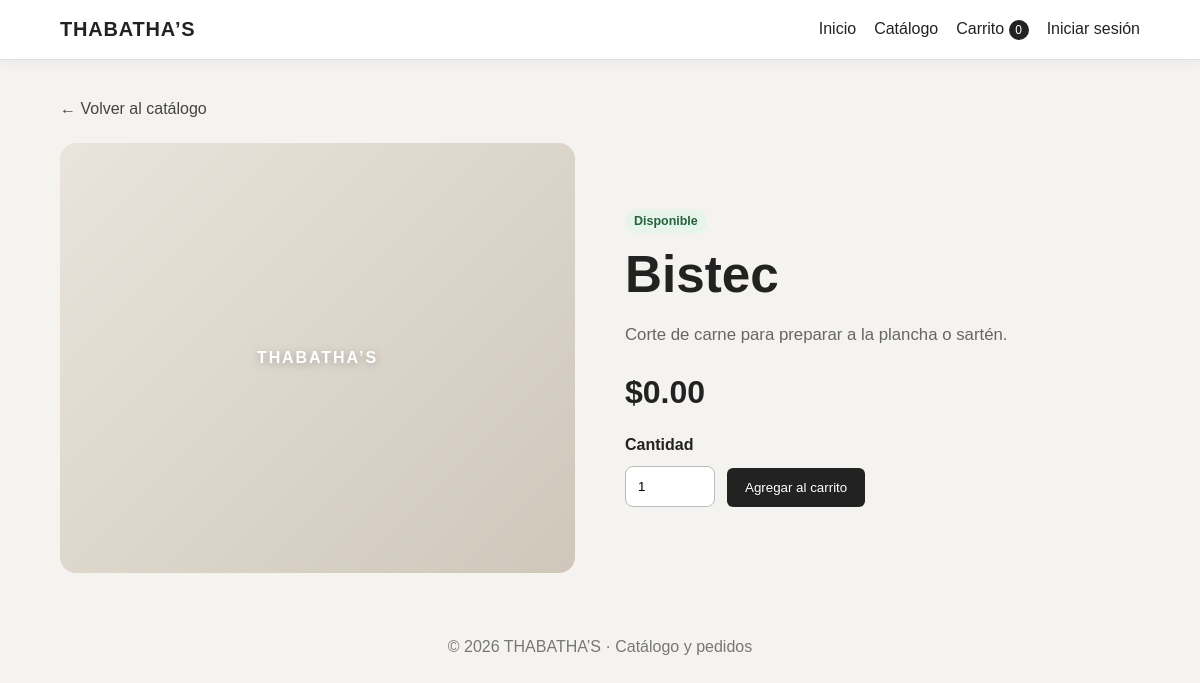
The page /producto.php?id=1 on the database its author committed.
### tables this page shows
CREATE TABLE productos (
    id INT UNSIGNED AUTO_INCREMENT PRIMARY KEY,
    nombre VARCHAR(120) NOT NULL,
    descripcion TEXT,
    precio DECIMAL(10,2) NOT NULL DEFAULT 0.00,
    imagen VARCHAR(255),
    disponible TINYINT(1) NOT NULL DEFAULT 1,
    creado_en TIMESTAMP DEFAULT CURRENT_TIMESTAMP,
    actualizado_en TIMESTAMP DEFAULT CURRENT_TIMESTAMP ON UPDATE CURRENT_TIMESTAMP
);

### includes/funciones.php (called while the page is built, shortened)
<?php
function e($value): string {
    return htmlspecialchars((string)$value, ENT_QUOTES, 'UTF-8');
}
function carritoCantidad(): int {
    return array_sum($_SESSION['carrito'] ?? []);
}

### includes/auth.php (called while the page is built, shortened)
<?php
function usuarioAutenticado(): bool {
    return isset($_SESSION['usuario']);
}

### producto.php (the view, shortened to what this page needs)
<?php
require_once __DIR__ . '/config/database.php';
require_once __DIR__ . '/includes/funciones.php';
require_once __DIR__ . '/includes/auth.php';
$id = filter_input(INPUT_GET, 'id', FILTER_VALIDATE_INT);
$stmt = $pdo->prepare('SELECT * FROM productos WHERE id = ? AND disponible = 1 LIMIT 1');
$stmt->execute([$id]);
$producto = $stmt->fetch();
?>
<!DOCTYPE html>
<html lang="es">
<head><meta charset="UTF-8"><meta name="viewport" content="width=device-width, initial-scale=1.0"><title><?= e($producto['nombre']) ?> | THABATHA’S</title><link rel="stylesheet" href="css/styles.css"></head>
<body>
<header class="site-header"><a class="brand" href="index.php">THABATHA’S</a><nav><a href="index.php">Inicio</a><a href="catalogo.php">Catálogo</a><a href="carrito.php">Carrito <span class="cart-count"><?= carritoCantidad() ?></span></a><?php if (usuarioAutenticado()): ?><a href="logout.php">Salir</a><?php else: ?><a href="login.php">Iniciar sesión</a><?php endif; ?></nav></header>
<main class="container">
  <a class="back-link" href="catalogo.php">← Volver al catálogo</a>
  <section class="product-detail">
    <div class="product-image large"><?php if (!empty($producto['imagen'])): ?><img src="<?= e($producto['imagen']) ?>" alt="<?= e($producto['nombre']) ?>"><?php else: ?><span>THABATHA’S</span><?php endif; ?></div>
    <div class="detail-content">
      <span class="availability">Disponible</span>
      <h1><?= e($producto['nombre']) ?></h1>
      <p><?= e($producto['descripcion']) ?></p>
      <div class="detail-price">$<?= number_format((float)$producto['precio'], 2) ?></div>
      <form method="post" class="add-form"><input type="hidden" name="csrf_token" value="<?= e(csrfToken()) ?>"><label for="cantidad">Cantidad</label><input id="cantidad" name="cantidad" type="number" min="1" value="1"><button class="button" type="submit">Agregar al carrito</button></form>
    </div>
  </section>
</main>
<?php require __DIR__ . '/includes/footer.php'; ?>
</body></html>

### css/styles.css (style rules this page uses)
* { box-sizing:border-box }
body { margin:0;font-family:Arial,sans-serif;background:#f7f7f7;color:#222 }
.site-header { display:flex;justify-content:space-between;align-items:center;padding:18px 5%;background:#fff;border-bottom:1px solid #ddd }
.site-header nav { display:flex;gap:18px;flex-wrap:wrap }
.site-header a { color:#222;text-decoration:none }
.container { width:min(1100px,90%);margin:40px auto }
.button,button { display:inline-block;background:#222;color:#fff;border:0;padding:12px 18px;text-decoration:none;border-radius:6px;cursor:pointer }
body { background:#f5f3ef }
.brand { font-size:1.25rem;font-weight:800;letter-spacing:.04em;color:#171717;text-decoration:none }
.site-header { position:sticky;top:0;z-index:10;box-shadow:0 2px 12px rgba(0,0,0,.05) }
.site-header a { transition:.2s }
.cart-count { display:inline-flex;min-width:20px;height:20px;align-items:center;justify-content:center;padding:0 5px;border-radius:99px;background:#222;color:#fff;font-size:.75rem }
.product-image { height:210px;background:linear-gradient(135deg,#e9e4dc,#cfc7ba);display:grid;place-items:center;overflow:hidden }
.product-image.large { height:430px;border-radius:16px }
.product-image span { font-weight:800;letter-spacing:.12em;color:#fff;text-shadow:0 2px 8px rgba(0,0,0,.25) }
.availability { display:inline-block;font-size:.78rem;font-weight:700;color:#23643a;background:#e6f4ea;padding:5px 9px;border-radius:99px }
.price,.detail-price { font-size:1.3rem }
.back-link { display:inline-block;color:#444;text-decoration:none;margin-bottom:25px }
.product-detail { display:grid;grid-template-columns:1fr 1fr;gap:50px;align-items:center }
.detail-content h1 { font-size:clamp(2rem,5vw,3.2rem);margin:12px 0 }
.detail-content>p { color:#666;line-height:1.7;font-size:1.05rem }
.detail-price { font-size:2rem;font-weight:800;margin:25px 0 }
.add-form { display:flex;align-items:end;gap:12px;flex-wrap:wrap }
.add-form label { width:100%;font-weight:700 }
.add-form input { width:90px;padding:12px;border:1px solid #bbb;border-radius:8px }
.button { transition:transform .15s,box-shadow .15s,background .15s }

### rows shown on the page
productos: nombre "Bistec", descripcion "Corte de carne para preparar a la plancha o sartén.", precio "0.00"

### other values the page prints
carritoCantidad() "0"
